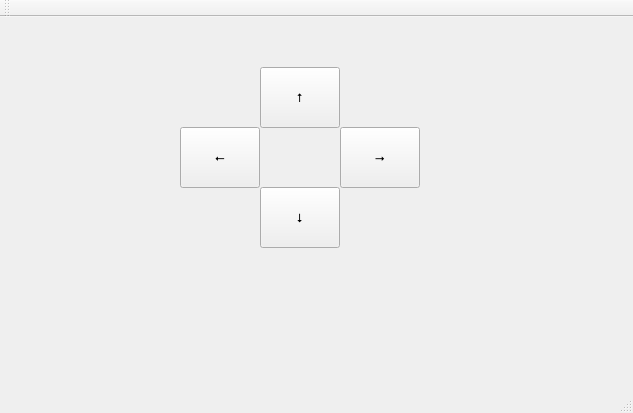
<?xml version="1.0" encoding="UTF-8"?>
<ui version="4.0">
 <class>point_with_servoClass</class>
 <widget class="QMainWindow" name="point_with_servoClass">
  <property name="geometry">
   <rect>
    <x>0</x>
    <y>0</y>
    <width>633</width>
    <height>413</height>
   </rect>
  </property>
  <property name="windowTitle">
   <string>point_with_servo</string>
  </property>
  <widget class="QWidget" name="centralWidget">
   <widget class="QPushButton" name="rightBtn">
    <property name="geometry">
     <rect>
      <x>340</x>
      <y>110</y>
      <width>80</width>
      <height>61</height>
     </rect>
    </property>
    <property name="styleSheet">
     <string notr="true">font: 24pt &quot;Segoe UI&quot;;</string>
    </property>
    <property name="text">
     <string>⭢</string>
    </property>
   </widget>
   <widget class="QPushButton" name="leftBtn">
    <property name="geometry">
     <rect>
      <x>180</x>
      <y>110</y>
      <width>80</width>
      <height>61</height>
     </rect>
    </property>
    <property name="styleSheet">
     <string notr="true">font: 24pt &quot;Segoe UI&quot;;</string>
    </property>
    <property name="text">
     <string>⭠</string>
    </property>
   </widget>
   <widget class="QPushButton" name="upBtn">
    <property name="geometry">
     <rect>
      <x>260</x>
      <y>50</y>
      <width>80</width>
      <height>61</height>
     </rect>
    </property>
    <property name="styleSheet">
     <string notr="true">font: 24pt &quot;Segoe UI&quot;;</string>
    </property>
    <property name="text">
     <string>⭡</string>
    </property>
   </widget>
   <widget class="QPushButton" name="downBtn">
    <property name="geometry">
     <rect>
      <x>260</x>
      <y>170</y>
      <width>80</width>
      <height>61</height>
     </rect>
    </property>
    <property name="styleSheet">
     <string notr="true">font: 24pt &quot;Segoe UI&quot;;</string>
    </property>
    <property name="text">
     <string>⭣</string>
    </property>
   </widget>
  </widget>
  <widget class="QMenuBar" name="menuBar">
   <property name="geometry">
    <rect>
     <x>0</x>
     <y>0</y>
     <width>633</width>
     <height>21</height>
    </rect>
   </property>
  </widget>
  <widget class="QToolBar" name="mainToolBar">
   <attribute name="toolBarArea">
    <enum>TopToolBarArea</enum>
   </attribute>
   <attribute name="toolBarBreak">
    <bool>false</bool>
   </attribute>
  </widget>
  <widget class="QStatusBar" name="statusBar"/>
 </widget>
 <layoutdefault spacing="6" margin="11"/>
 <resources>
  <include location="point_with_servo.qrc"/>
 </resources>
 <connections/>
</ui>
